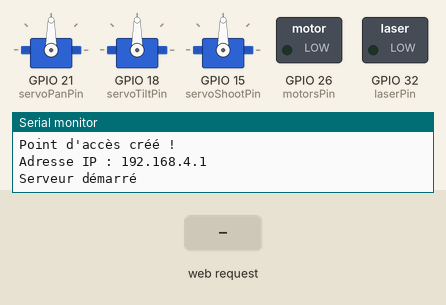
Recording of a sketch running on a simulated ESP32. On the bench: 3 × servo, switched loads named in the sketch (green lamp = pin HIGH), the last lines printed to the serial monitor. The inputs (shaded band) are chosen by the test bench.

Above: at 1.2 s.
1.3 s: HTTP request GET /shoot received
At 1.45 s:
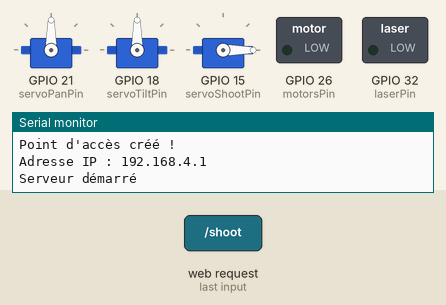
3.4 s: HTTP request GET /laser?state=1 received
At 4.1 s:
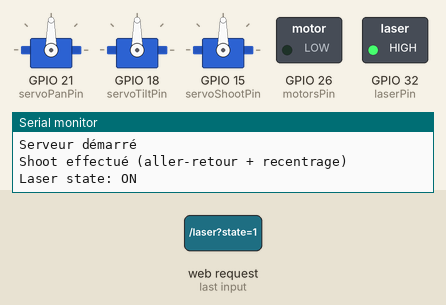
4.9 s: HTTP request GET /move?pan=1&tilt=1&state=1 received
At 5.2 s:
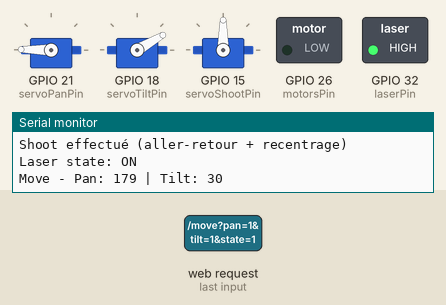
6.4 s: HTTP request GET /laser?state=0 received
At 7.6 s:
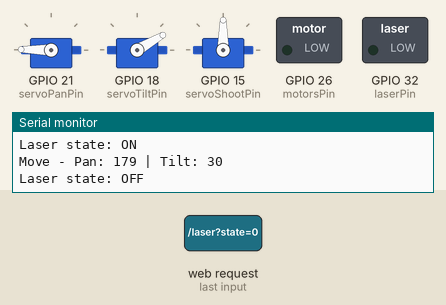
7.9 s: HTTP request GET /motors?pan=1&tilt=1&state=1 received
At 8.7 s:
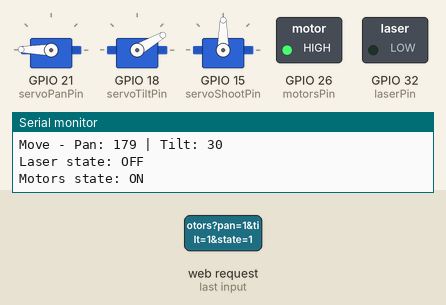
9.4 s: HTTP request GET /move?pan=120&tilt=120&state=120 received
At 9.8 s:
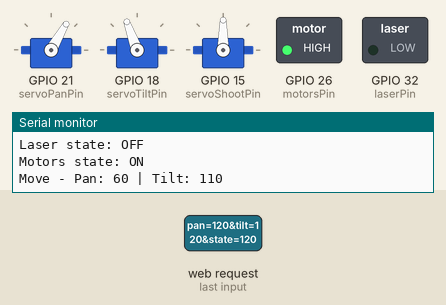
Timing chart, 0 to 11.9 s (numbered marks = the images above; inputs shaded):
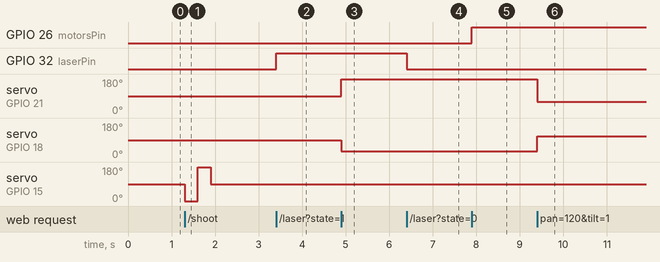

Measured:
- after the input at 1.3 s, servo on GPIO 15 (servoShootPin): 90° → 0° at once, → 180° 0.30 s later, → 90° 0.30 s later
- after the input at 3.4 s, GPIO 32 (laserPin): LOW → HIGH at once
- after the input at 4.9 s, servo on GPIO 21 (servoPanPin): 90° → 179° at once; servo on GPIO 18 (servoTiltPin): 90° → 30° at once
- after the input at 6.4 s, GPIO 32 (laserPin): HIGH → LOW at once
- after the input at 7.9 s, GPIO 26 (motorsPin): LOW → HIGH at once
- after the input at 9.4 s, servo on GPIO 21 (servoPanPin): 179° → 60° at once; servo on GPIO 18 (servoTiltPin): 30° → 110° at once

The sketch:

turret.ino
```cpp
#include <WiFi.h>
#include <WebServer.h>
#include <ESP32Servo.h>

const char* ssid = "my_wifi";
const char* password = "cool_turret1234";

WebServer server(80);

Servo servoPan;
Servo servoTilt;
Servo servoShoot;

const int servoPanPin = 21;
const int servoTiltPin = 18;
const int laserPin = 32;
const int motorsPin = 26;
const int servoShootPin = 15;

int panPosition = 90;
int tiltPosition = 90;
int shootPosition = 90;
bool laserState = false;
bool motorsState = false;

const int minAngle = 0;
const int maxAngle = 180;

const char MAIN_page[] PROGMEM = R"====(
<!DOCTYPE html>
<html lang="fr">
<head>
  <meta charset="UTF-8">
  <meta name="viewport" content="width=device-width, initial-scale=1.0, orientation=landscape">
  <title>Contrôle de Tourelle</title>
  <style>
    body {
      font-family: Arial, sans-serif;
      text-align: center;
      margin: 0;
      padding: 0;
      background-color: #1e1e1e;
      color: white;
    }
    h1 {
      margin-top: 20px;
    }
    #controller {
      position: relative;
      width: 90vmin;
      max-width: 300px;
      height: 90vmin;
      max-height: 300px;
      margin: 20px auto;
      background: #444;
      border-radius: 10px;
      touch-action: none;
    }
    #cross {
      position: absolute;
      width: 20px;
      height: 20px;
      background: red;
      border-radius: 50%;
      top: 50%;
      left: 50%;
      transform: translate(-50%, -50%);
      cursor: pointer;
    }
    .button {
      padding: 10px 20px;
      margin: 10px;
      font-size: 18px;
      border: none;
      border-radius: 5px;
      cursor: pointer;
    }
    .switch {
      position: relative;
      display: inline-block;
      width: 60px;
      height: 34px;
      margin: 10px;
    }
    .switch input {
      opacity: 0;
      width: 0;
      height: 0;
    }
    .slider {
      position: absolute;
      cursor: pointer;
      top: 0;
      left: 0;
      right: 0;
      bottom: 0;
      background-color: #ccc;
      transition: .4s;
      border-radius: 34px;
    }
    .slider:before {
      position: absolute;
      content: "";
      height: 26px;
      width: 26px;
      left: 4px;
      bottom: 4px;
      background-color: white;
      transition: .4s;
      border-radius: 50%;
    }
    input:checked + .slider {
      background-color: #2196F3;
    }
    input:checked + .slider:before {
      transform: translateX(26px);
    }
    #resetButton {
      background: #007bff;
      color: white;
    }
    #shootButton {
      background: #28a745;
      color: white;
    }
    #rafaleButton {
      background: #ffc107;
      color: white;
    }
    #info {
      font-size: 18px;
      margin-top: 10px;
    }
  </style>
</head>
<body>
  <h1>Contrôle de la Tourelle</h1>
  <div id="controller">
    <div id="cross"></div>
  </div>
  <p id="info">Pan: 90 | Tilt: 90</p>
  <button id="resetButton" class="button">Réinitialiser</button>
  <label>Motors:</label>
  <label class="switch">
    <input type="checkbox" id="motorsSwitch">
    <span class="slider"></span>
  </label>
  <label>Laser:</label>
  <label class="switch">
    <input type="checkbox" id="laserSwitch">
    <span class="slider"></span>
  </label>
  <button id="shootButton" class="button">Shoot</button>
  <button id="rafaleButton" class="button">Rafale</button>
  <script>
    const controller = document.getElementById('controller');
    const cross = document.getElementById('cross');
    const info = document.getElementById('info');
    const resetButton = document.getElementById('resetButton');
    const motorsSwitch = document.getElementById('motorsSwitch');
    const laserSwitch = document.getElementById('laserSwitch');
    const shootButton = document.getElementById('shootButton');
    const rafaleButton = document.getElementById('rafaleButton');
    let controllerRect = controller.getBoundingClientRect();
    let xPos = controllerRect.width / 2;
    let yPos = controllerRect.height / 2;
    let rafaleActive = false;

    function updateLayout() {
      controllerRect = controller.getBoundingClientRect();
    }

    window.addEventListener("orientationchange", updateLayout);
    window.addEventListener("resize", updateLayout);

    function sendCommand(pan, tilt) {
      fetch(`/move?pan=${pan}&tilt=${tilt}`)
        .catch(err => console.error("Erreur move: ", err));
      info.textContent = `Pan: ${pan} | Tilt: ${tilt}`;
    }

    function updatePosition(x, y) {
      xPos = Math.max(0, Math.min(controllerRect.width, x));
      yPos = Math.max(0, Math.min(controllerRect.height, y));
      cross.style.left = `${xPos}px`;
      cross.style.top = `${yPos}px`;
      let pan = Math.round(xPos / controllerRect.width * 180);
      let tilt = Math.round(yPos / controllerRect.height * 180);
      sendCommand(pan, tilt);
    }

    function handleMove(x, y) {
      let relativeX = x - controllerRect.left;
      let relativeY = y - controllerRect.top;
      updatePosition(relativeX, relativeY);
    }

    controller.addEventListener('touchstart', (e) => {
      e.preventDefault();
      handleMove(e.touches[0].clientX, e.touches[0].clientY);
    });

    controller.addEventListener('touchmove', (e) => {
      e.preventDefault();
      handleMove(e.touches[0].clientX, e.touches[0].clientY);
    });

    resetButton.addEventListener('click', () => {
      updatePosition(controllerRect.width / 2, controllerRect.height / 2);
    });

    motorsSwitch.addEventListener('change', () => {
      console.log("Motors switch changed to: " + motorsSwitch.checked); // Débogage
      fetch(`/motors?state=${motorsSwitch.checked ? 1 : 0}`)
        .catch(err => console.error("Erreur motors: ", err));
    });

    laserSwitch.addEventListener('change', () => {
      console.log("Laser switch changed to: " + laserSwitch.checked); // Débogage
      fetch(`/laser?state=${laserSwitch.checked ? 1 : 0}`)
        .catch(err => console.error("Erreur laser: ", err));
    });

    shootButton.addEventListener('click', () => {
      fetch('/shoot')
        .catch(err => console.error("Erreur shoot: ", err));
    });

    rafaleButton.addEventListener('mousedown', () => {
      rafaleActive = true;
      function rafaleLoop() {
        if (rafaleActive) {
          fetch('/shoot')
            .then(() => setTimeout(rafaleLoop, 200))
            .catch(err => console.error("Erreur rafale: ", err));
        }
      }
      rafaleLoop();
    });

    rafaleButton.addEventListener('mouseup', () => {
      rafaleActive = false;
    });

    rafaleButton.addEventListener('touchstart', (e) => {
      e.preventDefault();
      rafaleActive = true;
      function rafaleLoop() {
        if (rafaleActive) {
          fetch('/shoot')
            .then(() => setTimeout(rafaleLoop, 200))
            .catch(err => console.error("Erreur rafale: ", err));
        }
      }
      rafaleLoop();
    });

    rafaleButton.addEventListener('touchend', (e) => {
      e.preventDefault();
      rafaleActive = false;
    });
  </script>
</body>
</html>
)====";

void handleRoot() {
  server.send_P(200, "text/html", MAIN_page);
}

void handleMove() {
  if (server.hasArg("pan") && server.hasArg("tilt")) {
    panPosition = constrain(180 - server.arg("pan").toInt(), minAngle, maxAngle);
    int rawTilt = server.arg("tilt").toInt();
    tiltPosition = map(rawTilt, 0, 180, 30, 150);
    tiltPosition = constrain(tiltPosition, 30, 150);
    servoPan.write(panPosition);
    servoTilt.write(tiltPosition);
    Serial.println("Move - Pan: " + String(panPosition) + " | Tilt: " + String(tiltPosition));
    server.send(200, "text/plain", "OK");
  } else {
    server.send(400, "text/plain", "Paramètres manquants");
  }
}

void handleLaser() {
  if (server.hasArg("state")) {
    laserState = server.arg("state").toInt() == 1;
    digitalWrite(laserPin, laserState ? HIGH : LOW);
    Serial.println("Laser state: " + String(laserState ? "ON" : "OFF"));
    server.send(200, "text/plain", laserState ? "ON" : "OFF");
  } else {
    server.send(400, "text/plain", "Paramètre state manquant");
  }
}

void handleMotors() {
  if (server.hasArg("state")) {
    motorsState = server.arg("state").toInt() == 1;
    digitalWrite(motorsPin, motorsState ? HIGH : LOW);
    Serial.println("Motors state: " + String(motorsState ? "ON" : "OFF"));
    server.send(200, "text/plain", motorsState ? "ON" : "OFF");
  } else {
    server.send(400, "text/plain", "Paramètre state manquant");
  }
}

void handleShoot() {
  shootPosition = 0;
  servoShoot.write(shootPosition);
  delay(300);
  shootPosition = 180;
  servoShoot.write(shootPosition);
  delay(300);
  shootPosition = 90;
  servoShoot.write(shootPosition);
  Serial.println("Shoot effectué (aller-retour + recentrage)");
  server.send(200, "text/plain", "Tir effectué");
}


void setup() {
  Serial.begin(115200);

  pinMode(laserPin, OUTPUT);
  pinMode(motorsPin, OUTPUT);
  digitalWrite(laserPin, LOW);
  digitalWrite(motorsPin, LOW);

  servoPan.setPeriodHertz(50);
  servoTilt.setPeriodHertz(50);
  servoShoot.setPeriodHertz(50);
  servoPan.attach(servoPanPin, 500, 2400);
  servoTilt.attach(servoTiltPin, 500, 2400);
  servoShoot.attach(servoShootPin, 500, 2400);
  servoPan.write(panPosition);
  servoTilt.write(tiltPosition);
  servoShoot.write(shootPosition);

  WiFi.softAP("Tourelle_ESP32", "12345678");

  Serial.println("Point d'accès créé !");
  Serial.print("Adresse IP : ");
  Serial.println(WiFi.softAPIP());

  server.on("/", handleRoot);
  server.on("/move", handleMove);
  server.on("/laser", handleLaser);
  server.on("/motors", handleMotors);
  server.on("/shoot", handleShoot);

  server.begin();
  Serial.println("Serveur démarré");
}

void loop() {
  server.handleClient();
  digitalWrite(motorsPin, motorsState ? HIGH : LOW);
  digitalWrite(laserPin, laserState ? HIGH : LOW);
}
```
